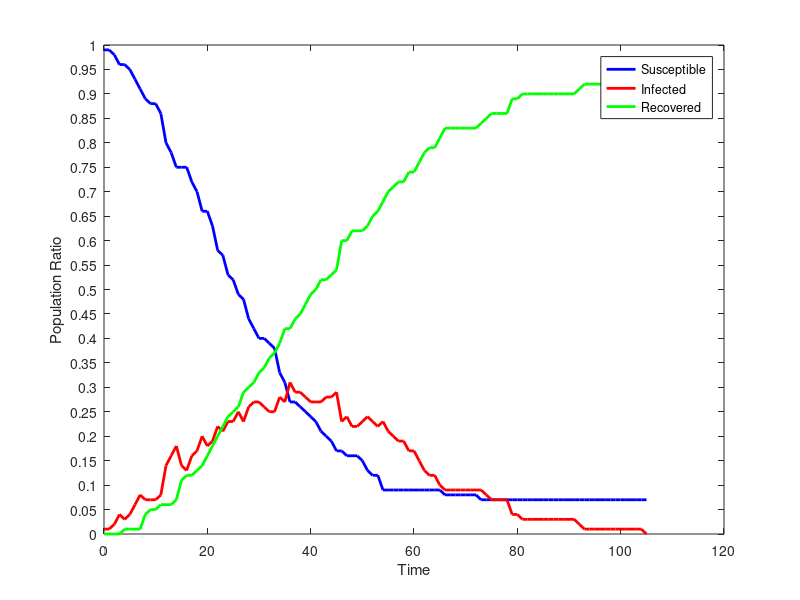

MATLAB code for this plot:
dynamics = [
99.000,1.000,0.000;
99.000,1.000,0.000;
98.000,2.000,0.000;
96.000,4.000,0.000;
96.000,3.000,1.000;
95.000,4.000,1.000;
93.000,6.000,1.000;
91.000,8.000,1.000;
89.000,7.000,4.000;
88.000,7.000,5.000;
88.000,7.000,5.000;
86.000,8.000,6.000;
80.000,14.000,6.000;
78.000,16.000,6.000;
75.000,18.000,7.000;
75.000,14.000,11.000;
75.000,13.000,12.000;
72.000,16.000,12.000;
70.000,17.000,13.000;
66.000,20.000,14.000;
66.000,18.000,16.000;
63.000,19.000,18.000;
58.000,22.000,20.000;
57.000,21.000,22.000;
53.000,23.000,24.000;
52.000,23.000,25.000;
49.000,25.000,26.000;
48.000,23.000,29.000;
44.000,26.000,30.000;
42.000,27.000,31.000;
40.000,27.000,33.000;
40.000,26.000,34.000;
39.000,25.000,36.000;
38.000,25.000,37.000;
33.000,28.000,39.000;
31.000,27.000,42.000;
27.000,31.000,42.000;
27.000,29.000,44.000;
26.000,29.000,45.000;
25.000,28.000,47.000;
24.000,27.000,49.000;
23.000,27.000,50.000;
21.000,27.000,52.000;
20.000,28.000,52.000;
19.000,28.000,53.000;
17.000,29.000,54.000;
17.000,23.000,60.000;
16.000,24.000,60.000;
16.000,22.000,62.000;
16.000,22.000,62.000;
15.000,23.000,62.000;
13.000,24.000,63.000;
12.000,23.000,65.000;
12.000,22.000,66.000;
9.000,23.000,68.000;
9.000,21.000,70.000;
9.000,20.000,71.000;
9.000,19.000,72.000;
9.000,19.000,72.000;
9.000,17.000,74.000;
9.000,17.000,74.000;
9.000,15.000,76.000;
9.000,13.000,78.000;
9.000,12.000,79.000;
9.000,12.000,79.000;
9.000,10.000,81.000;
8.000,9.000,83.000;
8.000,9.000,83.000;
8.000,9.000,83.000;
8.000,9.000,83.000;
8.000,9.000,83.000;
8.000,9.000,83.000;
8.000,9.000,83.000;
7.000,9.000,84.000;
7.000,8.000,85.000;
7.000,7.000,86.000;
7.000,7.000,86.000;
7.000,7.000,86.000;
7.000,7.000,86.000;
7.000,4.000,89.000;
7.000,4.000,89.000;
7.000,3.000,90.000;
7.000,3.000,90.000;
7.000,3.000,90.000;
7.000,3.000,90.000;
7.000,3.000,90.000;
7.000,3.000,90.000;
7.000,3.000,90.000;
7.000,3.000,90.000;
7.000,3.000,90.000;
7.000,3.000,90.000;
7.000,3.000,90.000;
7.000,2.000,91.000;
7.000,1.000,92.000;
7.000,1.000,92.000;
7.000,1.000,92.000;
7.000,1.000,92.000;
7.000,1.000,92.000;
7.000,1.000,92.000;
7.000,1.000,92.000;
7.000,1.000,92.000;
7.000,1.000,92.000;
7.000,1.000,92.000;
7.000,1.000,92.000;
7.000,1.000,92.000;
7.000,0.000,93.000;
];
susceptible = dynamics (:, 1);
infected = dynamics (:, 2);
recovered = dynamics (:, 3);
totalPopulation = susceptible(1) + infected(1) + recovered(1);
susceptibleRatio = susceptible ./ totalPopulation;
infectedRatio = infected ./ totalPopulation;
recoveredRatio = recovered ./ totalPopulation;
steps = length (susceptible);
indices = 0 : steps - 1;
figure
plot (indices, susceptibleRatio.', 'color', 'blue', 'linewidth', 2);
hold on
plot (indices, infectedRatio.', 'color', 'red', 'linewidth', 2);
hold on
plot (indices, recoveredRatio.', 'color', 'green', 'linewidth', 2);
set(gca,'YTick',0:0.05:1.0);
xlabel ('Time');
ylabel ('Population Ratio');
legend('Susceptible','Infected', 'Recovered');
